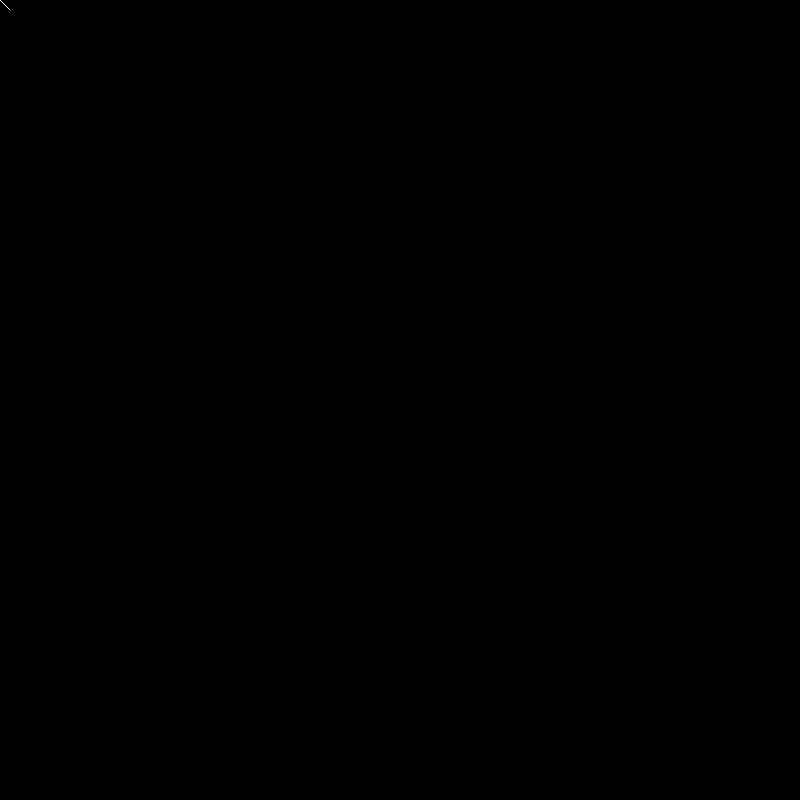
Frame 1 (no input)
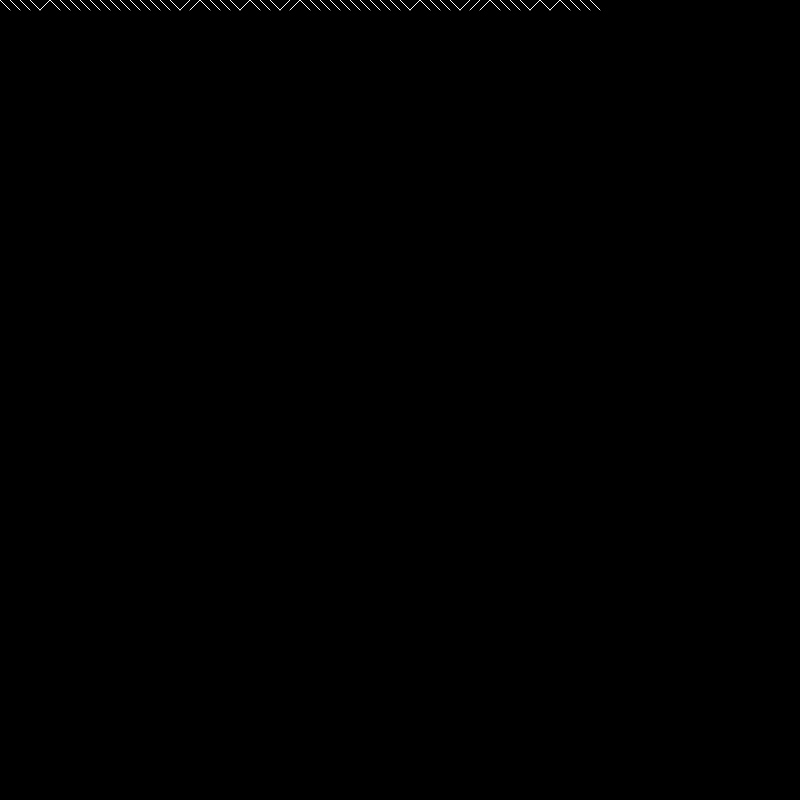
Frame 60 (no input)
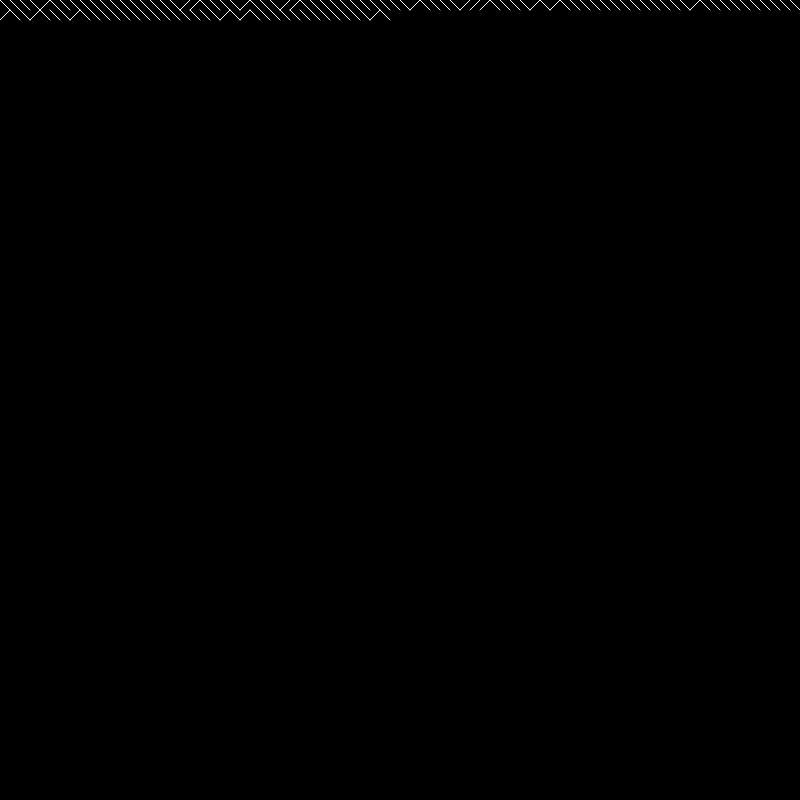
Frame 120 (the mouse pressed at the canvas centre since frame 60)

The p5.js sketch that drew these frames (run headless with seeded random() and noise() and a simulated clock; from frame 60 on, the mouse is pressed at the canvas centre):

// p5.js sketch
// ── sketch.js
let x = 0;
let y = 0;

let spacing = 10;

function setup() {
  createCanvas(800, 800);
  background(0);
}

function draw() {

  frameRate(120);

  stroke(255);
  if (random(1) < 0.8) {
    line(x, y, x + spacing, y + spacing);
  } else {
    line(x, y + spacing, x + spacing, y);
  }

  x = x + spacing
  if (x > width) {
    x = 0;
    y = y + spacing;
  }
   
}
